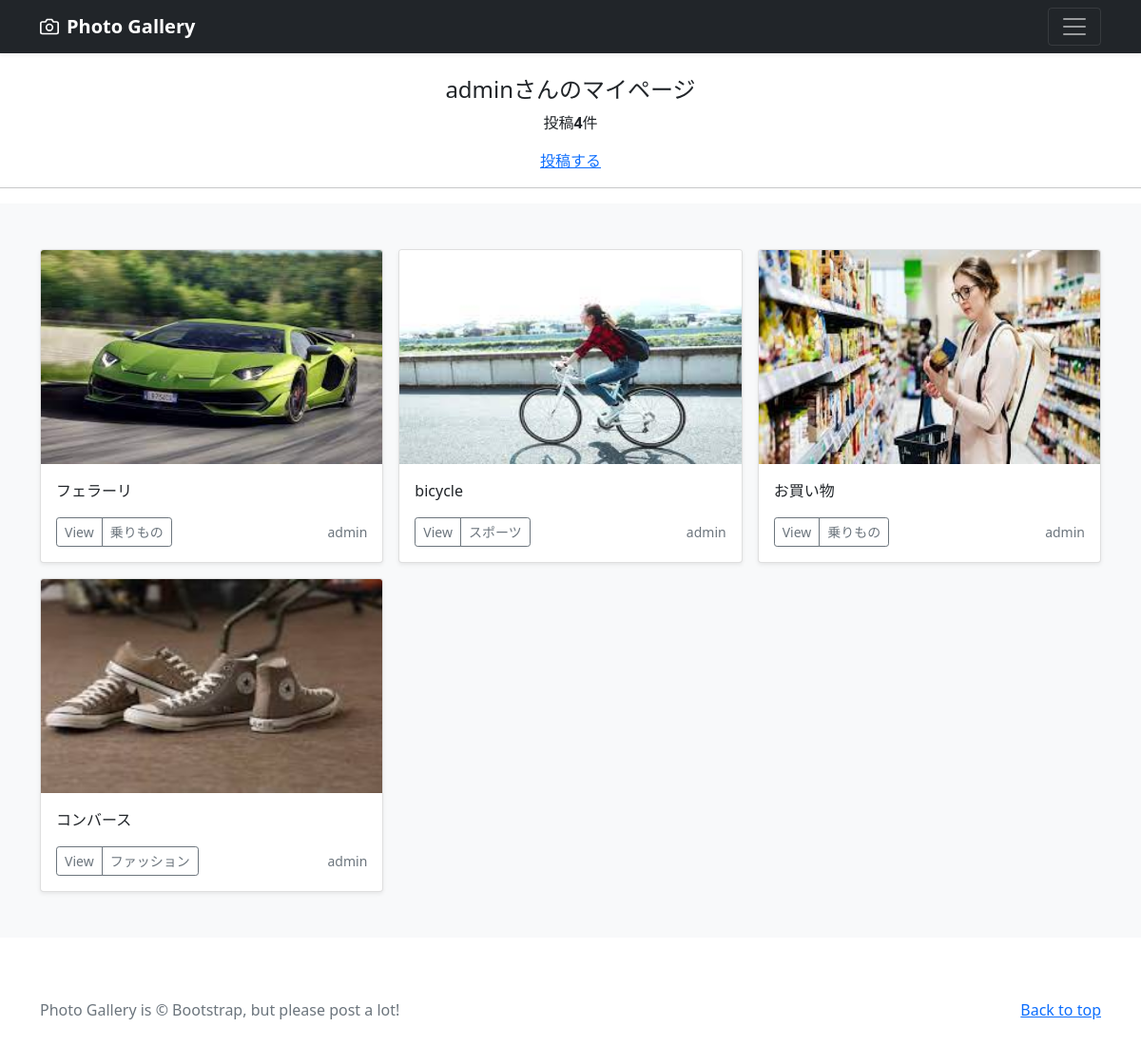
Screenshot of /mypage/ (signed in) with the database file from the repository.
### accounts/models.py (models this page shows)
class CustomUser(AbstractUser):
    pass

### photo/models.py (models this page shows, shortened)
class PhotoPost(models.Model):
    user = models.ForeignKey(
        CustomUser,
        verbose_name='ユーザー',
        on_delete=models.CASCADE
        )
    category = models.ForeignKey(
        Category,
        verbose_name='カテゴリ',
        on_delete=models.PROTECT
        )
    title = models.CharField(
        verbose_name='タイトル',  # フィールドのタイトル
        max_length=200        # 最大文字酢は200
        )
    comment = models.TextField(
        verbose_name='コメント'  # フィールドのタイトル
        )
    image1 = models.ImageField(
        verbose_name='イメージ1', # フィールドのタイトル
        upload_to = 'photos'    # MEDIA_ROOT以下のphotosにファイルを保存
        )
    image2 = models.ImageField(
        verbose_name='イメージ2', # フィールドのタイトル
        upload_to = 'photos',  # MEDIA_ROOT以下のphotosにファイルを保存
        blank=True,            # フィールド値の設定は必須でない
        null = True            # データベースにnullが保存されることを許容
        )
    posted_at = models.DateTimeField(
        verbose_name='投稿日時', # フィールドのタイトル
        auto_now_add=True      # 日時の自動追加
        )

class Category(models.Model):
    title = models.CharField(
        verbose_name = 'カテゴリ', # フィールドのタイトル
        max_length=20)

### photo/views.py (the view)
# urls.py: path('mypage/', views.MypageView.as_view(), name = 'mypage'),
class MypageView(ListView):
    template_name = 'mypage.html'
    paginated_by = 9
    def get_queryset(self):
        queryset = PhotoPost.objects.filter(
            user=self.request.user).order_by('-posted_at')
        return queryset

### photo/templates/mypage.html (shortened to what this page needs)
{% extends 'base.html' %}
    {% block contents %}
    {% if user.is_authenticated %}
        <br>
        <div style="text-align:center">
            <h4>{{user.username}}さんのマイページ</h4>
            {% if object_list.count == 0 %}
                <p>{{user.username}}さんの投稿はありません</p>
            {% else %}
                <p>投稿<strong>{{object_list.count}}</strong>件</p>
            {% endif %}
            <a href="{% url 'photo:post' %}">投稿する</a>
        </div>
        <hr>
    {% endif %}
    {% include "photos_list.html" %}
    {% endblock %}

### photo/templates/base.html (shortened to what this page needs)
{% load static %}
<!doctype html>
<html lang="ja">
  <head>
    <link href="https://cdn.jsdelivr.net/npm/bootstrap@5.0.2/dist/css/bootstrap.min.css"
          rel="stylesheet"
>
  </head>
  <body>
    <header>
      <div class="navbar navbar-dark bg-dark shadow-sm">
        <div class="container">
          <a href="{% url 'photo:index' %}"
             class="navbar-brand d-flex align-items-center">
            <strong>Photo Gallery</strong>
          </a>
          <button class="navbar-toggler"
                  type="button"
                  data-bs-toggle="collapse"
                  data-bs-target="#navbarHeader"
                  aria-controls="navbarHeader"
                  aria-expanded="false"
                  aria-label="Toggle navigation">
            <span class="navbar-toggler-icon"></span>
          </button>
        </div>
      </div>
    </header>
    <main>
      {% block contents %}{% endblock %}
    </main>
    <footer class="text-muted py-5">
      <div class="container">
        <p class="float-end mb-1">
          <a href="{% url 'photo:index' %}">Back to top</a>
        </p>
        <p class="mb-1">
          Photo Gallery is &copy; Bootstrap, but please post a lot!</p>
      </div>
    </footer>
  </body>
</html>

### photo/templates/photos_list.html (shortened to what this page needs)
  <div class="album py-5 bg-light">
    <div class="container">
      <div class="row row-cols-1 row-cols-sm-2 row-cols-md-3 g-3">
        {% for record in object_list %}
        <div class="col">
          <div class="card shadow-sm">
            <img src="{{ record.image1.url}}"
                 class="bd-placeholder-img card-img-top"
                 width="100%" height="225"
                 xmlns="http://www.w3.org/2000/svg"
                 role="img" aria-label="Placeholder: Thumbnail"
                 preserveAspectRatio="xMidYMid slice"
                 focusable="false">
                 <rect width="100%" height="100%" fill="#55595c"/>
            <div class="card-body">
              <p class="card-text">
                {{record.title}}
              </p>
              <div class="d-flex justify-content-between align-items-center">
                <div class="btn-group">
                  <button type="button"
                          class="btn btn-sm btn-outline-secondary"
                          onclick="location.href='{% url 'photo:photo_detail' record.pk %}'">
                          View</button>
                  <button type="button"
                          class="btn btn-sm btn-outline-secondary"
                          onclick="location.href='{% url 'photo:photos_cat' category=record.category.id %}'">
                          {{record.category.title}}</button>
                </div>
                <small class="text-muted">
                  {{record.user.username}}</small>
                </div>
              </div>
            </div>
        </div>
        {% endfor %}
      </div>
    </div>
  </div>

### photo/templates/base.html (style rules this page uses)
.bd-placeholder-img { font-size: 1.125rem; text-anchor: middle; -webkit-user-select: none; -moz-user-select: none; user-select: none; }

### rows the page displays
CustomUser: username "admin"
PhotoPost: image1 (picture), title "フェラーリ", category "乗りもの", user.username "admin"
PhotoPost: image1 (picture), title "bicycle", category "スポーツ", user.username "admin"
PhotoPost: image1 (picture), title "お買い物", category "乗りもの", user.username "admin"
PhotoPost: image1 (picture), title "コンバース", category "ファッション", user.username "admin"

### other values shown
{{ object_list.count }} "4"
